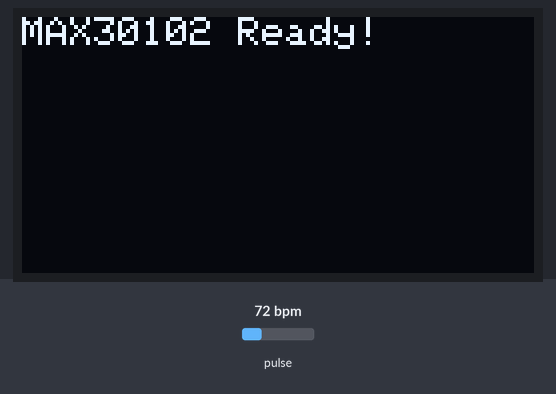
Recording of a sketch running on a simulated Arduino Uno, built with avr-gcc and run on an emulated ATmega328P. Shown: 128×64 one-colour display. The test bench sets the inputs (shaded band); at power-on: pulse 72 bpm. What the sketch prints to the serial monitor is not drawn.

Above: at 0.1 s.
At 16.4 s:
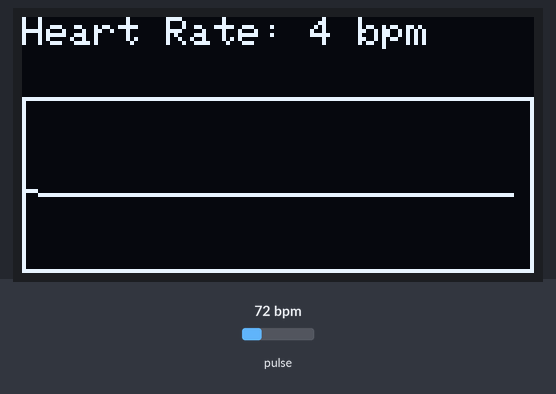
At 36.8 s:
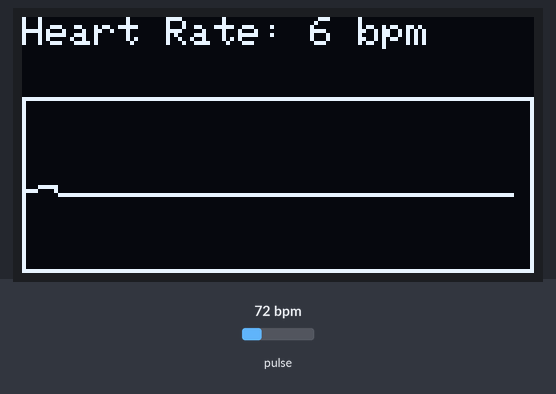

Measured:
- what the display in image 0 shows lasts 4.0 s, from 0.1 s to 4.1 s

The sketch:

Final_code.ino
```cpp
#include <Wire.h>
#include <Adafruit_GFX.h>
#include <Adafruit_SSD1306.h>
#include "MAX30105.h"

// OLED definitions
#define SCREEN_WIDTH 128
#define SCREEN_HEIGHT 64
#define OLED_RESET -1 // Set to -1 for automatic reset
#define SCREEN_ADDRESS 0x3C

// Create an instance for the OLED and MAX30102 sensor
Adafruit_SSD1306 display(SCREEN_WIDTH, SCREEN_HEIGHT, &Wire, OLED_RESET);
MAX30105 particleSensor;

// Heart rate variables
int32_t heartRate = 0; // Heart rate value
int8_t validHeartRate = 0; // Heart rate validity flag

// Chart data array (to store heart rate values)
#define MAX_POINTS 123
int chartData[MAX_POINTS];
int chartIndex = 0;

void setup() {
  Serial.begin(115200); // Start serial communication for debugging
  Wire.begin();

  // Initialize OLED
  if (!display.begin(SSD1306_SWITCHCAPVCC, SCREEN_ADDRESS)) {
    Serial.println(F("SSD1306 allocation failed"));
    while (1); // Halt execution if OLED initialization fails
  }

  // Initialize the OLED display
  display.clearDisplay();
  display.setTextSize(1);
  display.setTextColor(SSD1306_WHITE);
  display.setCursor(0, 0);
  display.println(F("Initializing MAX30102..."));
  display.display();

  // Initialize MAX30102 sensor
  if (!particleSensor.begin(Wire, I2C_SPEED_STANDARD)) {
    Serial.println(F("MAX30102 not detected. Check wiring."));
    display.clearDisplay();
    display.setCursor(0, 0);
    display.println(F("MAX30102 error!"));
    display.display();
    while (1); // Halt execution if the sensor initialization fails
  }

  // Configure the MAX30102 sensor
  configureSensor();

  // Display ready message on OLED
  display.clearDisplay();
  display.setCursor(0, 0);
  display.println(F("MAX30102 Ready!"));
  display.display();
  Serial.println(F("Setup complete!"));

  // Initialize chart data
  for (int i = 0; i < MAX_POINTS; i++) {
    chartData[i] = 0;
  }
}

void loop() {
  // Measure heart rate
  heartRate = getHeartRate();

  // Display the heart rate on the OLED
  display.clearDisplay();
  display.setCursor(0, 0);
  display.print(F("Heart Rate: "));
  display.print(heartRate);
  display.println(F(" bpm"));

  // Update chart with heart rate value
  updateChart(heartRate);

  // Display the chart
  drawChart();
  display.display();

  // Send the heart rate to the Serial Plotter
  Serial.print("HeartRate: ");
  Serial.println(heartRate);

  // Shorten the delay to update more frequently
  delay(200); // Adjust delay to 200 ms for more frequent updates
}

// Function to configure MAX30102 sensor
void configureSensor() {
  byte ledBrightness = 60; // Adjust LED brightness (0-255)
  byte sampleAverage = 4; // Average samples (1, 2, 4, 8, 16, 32)
  byte ledMode = 2; // LED mode: 2 = Red + IR
  byte sampleRate = 100; // Sampling rate in Hz (50, 100, 200, etc.)
  int pulseWidth = 411; // Pulse width (69, 118, 215, 411)
  int adcRange = 4096; // ADC range (2048, 4096, 8192, 16384)

  // Apply the sensor configuration settings
  particleSensor.setup(ledBrightness, sampleAverage, ledMode, sampleRate, pulseWidth, adcRange);
  Serial.println(F("Sensor configured successfully"));
}

// Function to get heart rate from MAX30102
int32_t getHeartRate() {
  uint16_t irBuffer[100]; // Infrared data buffer
  uint16_t redBuffer[100]; // Red data buffer
  int bufferLength = 100; // Data length

  // Read the first 100 samples
  for (byte i = 0; i < bufferLength; i++) {
    while (particleSensor.available() == false) { // Check for new data
      particleSensor.check();
    }
    redBuffer[i] = particleSensor.getRed();
    irBuffer[i] = particleSensor.getIR();
    particleSensor.nextSample(); // Move to the next sample
  }

  // DEBUG: Print the raw sensor readings to the serial monitor
  Serial.print("Red: ");
  Serial.print(redBuffer[0]);
  Serial.print(" IR: ");
  Serial.println(irBuffer[0]);

  // Calculate the heart rate from the raw values
  int32_t calculatedHeartRate = calculateHeartRate(redBuffer, irBuffer, bufferLength);

  // Return the heart rate or 0 if invalid
  return calculatedHeartRate;
}

// Simple calculation method for heart rate (based on signal fluctuations)
int32_t calculateHeartRate(uint16_t* redBuffer, uint16_t* irBuffer, int length) {
  int32_t heartRate = 0;

  // Basic peak detection algorithm
  for (int i = 1; i < length - 1; i++) {
    if (irBuffer[i] > irBuffer[i - 1] && irBuffer[i] > irBuffer[i + 1]) {
      heartRate++; // Count peaks
    }
  }

  // Estimate heart rate based on peak count
  heartRate = heartRate * 60 / (length / 2); // Simple estimate of BPM
  return heartRate;
}

// Function to update chart with heart rate value
void updateChart(int value) {
  chartData[chartIndex] = value; // Store new heart rate value
  chartIndex++;
  if (chartIndex >= MAX_POINTS) {
    chartIndex = 0; // Reset chart index when full
  }
}

// Function to draw the chart
void drawChart() {
  // Draw the chart area (clear the chart area)
  display.drawRect(0, 20, 128, 44, SSD1306_WHITE); // Chart border

  // Draw the graph by connecting the points
  for (int i = 1; i < MAX_POINTS; i++) {
    int x1 = i - 1;
    int y1 = map(chartData[x1], 0, 100, 0, 44); // Map value to chart height
    int x2 = i;
    int y2 = map(chartData[x2], 0, 100, 0, 44); // Map value to chart height
    display.drawLine(x1, 64 - y1 - 20, x2, 64 - y2 - 20, SSD1306_WHITE); // Draw line
  }
}
```
